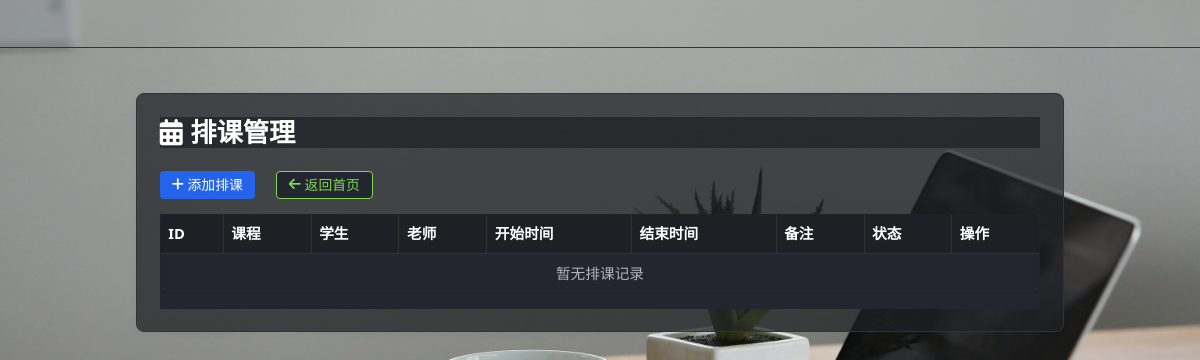
/schedules (signed in), run on an earlier commit of the app's database.
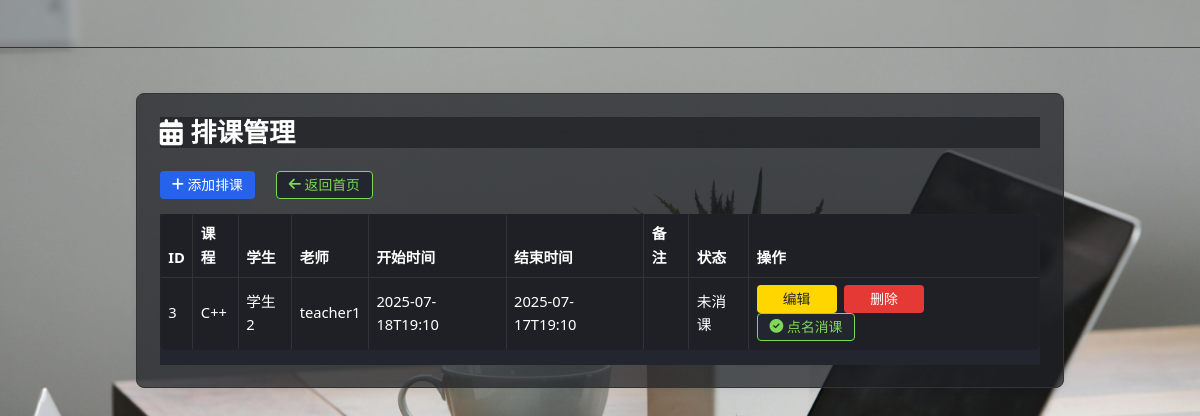
And on a later commit of the database.
### tables this page shows
CREATE TABLE "schedule" (
    id INTEGER PRIMARY KEY AUTOINCREMENT,
    course_id INTEGER,
    student_ids TEXT,
    teacher TEXT,
    start_date TEXT,
    end_date TEXT,
    time TEXT,
    note TEXT,
    status TEXT
, start_datetime TEXT, end_datetime TEXT);

CREATE TABLE course (
    id INTEGER PRIMARY KEY AUTOINCREMENT,
    name TEXT NOT NULL,
    total_hours INTEGER
, price REAL);

CREATE TABLE student (
    id INTEGER PRIMARY KEY AUTOINCREMENT,
    name TEXT NOT NULL,
    contact TEXT,
    teacher TEXT
, email TEXT, remark TEXT, class_name TEXT);

### app.py (the view)
@app.route('/schedules')
@admin_or_manager_required
def schedule_list():
    conn = get_db_connection()
    schedules = conn.execute('SELECT * FROM schedule ORDER BY start_datetime DESC').fetchall()
    courses = {c['id']: c['name'] for c in conn.execute('SELECT * FROM course').fetchall()}
    students = {s['id']: s['name'] for s in conn.execute('SELECT * FROM student').fetchall()}
    conn.close()
    return render_template('schedules.html', schedules=schedules, courses=courses, students=students)

### app.py (called while the page is built)
def get_db_connection():
    db_path = os.path.abspath('school.db')
    print('数据库绝对路径:', db_path)
    conn = sqlite3.connect('school.db')
    conn.row_factory = sqlite3.Row
    return conn

def admin_or_manager_required(f):
    @wraps(f)
    def decorated_function(*args, **kwargs):
        if 'user_id' not in session:
            return redirect(url_for('login'))
        if session.get('role') not in ['admin', 'manager', 'teacher']:
            flash('无权限访问，请联系管理员')
            return redirect(url_for('index'))
        return f(*args, **kwargs)
    return decorated_function

### templates/schedules.html (shortened to what this page needs)
<!DOCTYPE html>
<html lang="zh-CN">
<head>
    <link rel="stylesheet" href="https://cdn.jsdelivr.net/npm/bootstrap@5.3.3/dist/css/bootstrap.min.css">
    <link rel="stylesheet" href="https://cdn.jsdelivr.net/npm/@fortawesome/fontawesome-free@6.5.2/css/all.min.css">
    <link rel="stylesheet" href="{{ url_for('static', filename='custom.css') }}">
</head>
<body class="main-bg dark">
  <nav class="navbar navbar-expand-lg navbar-dark mb-4">
  </nav>
  <div class="container">
    <div class="row justify-content-center">
      <div class="col-12 col-lg-10">
        <div class="card p-4 my-4">
          <h3 class="mb-4"><i class="fas fa-calendar-alt me-2"></i>排课管理</h3>
          <div class="mb-3 d-flex flex-wrap gap-2">
            <a href="{{ url_for('add_schedule') }}" class="btn btn-primary btn-sm"><i class="fa fa-plus me-1"></i>添加排课</a>
            <a href="{{ url_for('index') }}" class="btn btn-secondary btn-sm ms-2"><i class="fa fa-arrow-left me-1"></i>返回首页</a>
          </div>
          <div class="table-responsive">
            <table class="table table-bordered table-hover align-middle">
                <thead>
                    <tr>
                        <th>ID</th>
                        <th>课程</th>
                        <th>学生</th>
                        <th>老师</th>
                        <th>开始时间</th>
                        <th>结束时间</th>
                        <th>备注</th>
                        <th>状态</th>
                        <th>操作</th>
                    </tr>
                </thead>
                <tbody>
                {% for s in schedules %}
                    <tr>
                        <td>{{ s.id }}</td>
                        <td>{{ courses[s.course_id] }}</td>
                        <td>
                          {% for sid in s.student_ids.split(',') %}
                            {{ students[sid|int] }}<br>
                          {% endfor %}
                        </td>
                        <td>{{ s.teacher }}</td>
                        <td>{{ s.start_datetime }}</td>
                        <td>{{ s.end_datetime }}</td>
                        <td>{{ s.note }}</td>
                        <td>{{ s.status if s.status else '未消课' }}</td>
                        <td>
                            {% if session['role'] in ['admin', 'manager', 'teacher'] %}
                                <a href="{{ url_for('edit_schedule', schedule_id=s.id) }}" class="btn btn-warning btn-sm me-1">编辑</a>
                                <form action="{{ url_for('delete_schedule', schedule_id=s.id) }}" method="post" style="display:inline-block;" autocomplete="off">
                                    <button type="submit" class="btn btn-danger btn-sm me-1">删除</button>
                                </form>
                                {% if s.status != '已消课' %}
                                <a href="#" class="btn btn-success btn-sm me-1" onclick="openConsumeModal({{ s.id }})"><i class="fa fa-check-circle me-1"></i>点名消课</a>
                                {% else %}
                                <button class="btn btn-secondary btn-sm me-1" disabled><i class="fa fa-check-double me-1"></i>已消课</button>
                                {% endif %}
                            {% else %}
                                <button class="btn btn-warning btn-sm me-1" disabled title="请联系管理员">编辑</button>
                                <button class="btn btn-danger btn-sm me-1" disabled title="请联系管理员">删除</button>
                                <button class="btn btn-secondary btn-sm me-1" disabled title="请联系管理员">消课</button>
                            {% endif %}
                        </td>
                    </tr>
                {% endfor %}
                {% if schedules|length == 0 %}
                <tr><td colspan="9" class="text-center text-muted">暂无排课记录</td></tr>
                {% endif %}
                </tbody>
            </table>
          </div>
        </div>
      </div>
    </div>
  </div>
</body>
</html>

What changed in the data, as far as the page shows it:
added schedule: id "3", teacher "teacher1", start_datetime "2025-07-18T19:10", end_datetime "2025-07-17T19:10", status "未消课"
added course: name "C++"
now on this page (row unchanged): student: name "学生2"
Also different on the page:
text no longer shown: "暂无排课记录"
